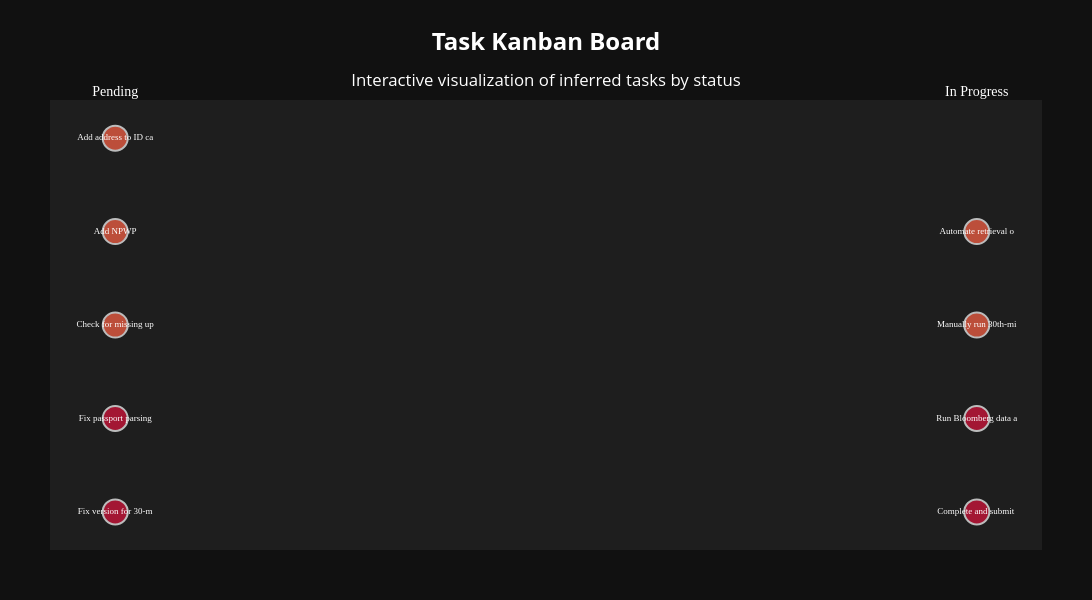

Notebook cell for this chart:
### Code cell
# Section 4: Create Kanban Board Visualization

# Define color schemes
status_colors = {
    "Pending": "#FFA500",  # Orange
    "In Progress": "#4169E1",  # Royal Blue
    "Completed": "#28A745",  # Green
}

priority_colors = {
    "High": "#DC143C",  # Crimson
    "Medium": "#FF6347",  # Tomato
    "Low": "#90EE90",  # Light Green
}

# Prepare data for Kanban board
kanban_data = df.sort_values(["status_order", "priority_order", "due_date"])

# Create status columns
statuses = ["Pending", "In Progress", "Completed"]

# Create figure with subplots
fig = go.Figure()

# Add traces for each status column
x_positions = {status: i for i, status in enumerate(statuses)}

for status in statuses:
    status_df = kanban_data[kanban_data["status"] == status]

    # Create hover text with task details
    hover_texts = []
    for idx, row in status_df.iterrows():
        hover_text = (
            f"<b>{row['title']}</b><br>"
            f"ID: {row['id']}<br>"
            f"Assignee: {row['assignee']}<br>"
            f"Priority: {row['priority']}<br>"
            f"Due: {row['due_date_display']}<br>"
            f"Chat: {row['chat_name']}<br>"
            f"Description: {row['description'][:100]}..."
        )
        hover_texts.append(hover_text)

    # Create scatter plot for this status
    fig.add_trace(
        go.Scatter(
            x=[x_positions[status]] * len(status_df),
            y=list(range(len(status_df))),
            mode="markers+text",
            marker=dict(
                size=25,
                color=[priority_colors[p] for p in status_df["priority"]],
                opacity=0.7,
                line=dict(width=2, color="white"),
            ),
            text=status_df["title"].str[:20],
            textposition="middle center",
            textfont=dict(size=9, color="white", family="Arial Black"),
            hovertext=hover_texts,
            hoverinfo="text",
            name=status,
            showlegend=False,
        )
    )

# Update layout with dark theme
fig.update_layout(
    title={
        "text": "<b>Task Kanban Board</b><br><sub>Interactive visualization of inferred tasks by status</sub>",
        "x": 0.5,
        "xanchor": "center",
        "font": {"size": 24, "color": "#ffffff"},
    },
    xaxis=dict(
        tickvals=list(x_positions.values()),
        ticktext=list(x_positions.keys()),
        showgrid=False,
        zeroline=False,
        tickfont=dict(size=14, family="Arial Black", color="#ffffff"),
        side="top",
    ),
    yaxis=dict(showticklabels=False, showgrid=False, zeroline=False),
    plot_bgcolor="#1e1e1e",
    paper_bgcolor="#111111",
    height=600,
    width=1200,
    hovermode="closest",
    margin=dict(l=50, r=50, t=100, b=50),
)

fig.show()

print(f"\nKanban Board Statistics:")
print(f"Total tasks: {len(kanban_data)}")
for status in statuses:
    count = len(kanban_data[kanban_data["status"] == status])
    print(f"{status}: {count} tasks")

### Figure 1 — Plotly figure (JSON) as saved in the notebook; plotly's stock layout.template omitted (floating-point values rounded to 4 significant figures)
{"data": [{"hoverinfo": "text", "hovertext": ["<b>Fix version for 30-minute intervals</b><br>ID: task_001<br>Assignee: Nguyen Minh Vu<br>Priority: High<br>Due: 2026-03-31<br>Chat: David Kuan<br>Description: Provide a fix version for handling files arriving at 30-minute intervals....", "<b>Fix passport parsing issue</b><br>ID: 1<br>Assignee: Nguyen Minh Vu<br>Priority: High<br>Due: No due date<br>Chat: In-house AI Devs<br>Description: Investigate and resolve the issue where the passport number is not being parsed. Ensure all passport...", "<b>Check for missing uploads</b><br>ID: task_003<br>Assignee: Nguyen Minh Vu<br>Priority: Medium<br>Due: 2026-03-30<br>Chat: David Kuan<br>Description: Check for any missing uploads today and force re-upload if necessary....", "<b>Add NPWP</b><br>ID: 2<br>Assignee: Nguyen Minh Vu<br>Priority: Medium<br>Due: 2026-03-31<br>Chat: In-house AI Devs<br>Description: Obtain and add NPWP to the system....", "<b>Add address to ID card system</b><br>ID: 3<br>Assignee: Nguyen Minh Vu<br>Priority: Medium<br>Due: No due date<br>Chat: In-house AI Devs<br>Description: Ensure that the address field is added to the ID card system...."], "marker": {"color": ["#DC143C", "#DC143C", "#FF6347", "#FF6347", "#FF6347"], "line": {"color": "white", "width": 2}, "opacity": 0.7, "size": 25}, "mode": "markers+text", "name": "Pending", "showlegend": false, "text": ["Fix version for 30-m", "Fix passport parsing", "Check for missing up", "Add NPWP", "Add address to ID ca"], "textfont": {"color": "white", "family": "Arial Black", "size": 9}, "textposition": "middle center", "type": "scatter", "x": [0, 0, 0, 0, 0], "y": [0, 1, 2, 3, 4]}, {"hoverinfo": "text", "hovertext": ["<b>Complete and submit the report</b><br>ID: task-1<br>Assignee: Nguyen Minh Vu<br>Priority: High<br>Due: 2026-04-01<br>Chat: Report for Genesis<br>Description: Finish the report and submit it. The new version is expected by Wednesday....", "<b>Run Bloomberg data automation</b><br>ID: task-001<br>Assignee: Nguyen Minh Vu<br>Priority: High<br>Due: No due date<br>Chat: Risk transformation to AI/ML<br>Description: Ensure Bloomberg data automation is running smoothly using the latest files provided....", "<b>Manually run 30th-minute files</b><br>ID: task_002<br>Assignee: Nguyen Minh Vu<br>Priority: Medium<br>Due: 2026-03-30<br>Chat: David Kuan<br>Description: Manually run processes for the 30th-minute files to ensure no uploads are missed....", "<b>Automate retrieval of cofounding and EOD reports</b><br>ID: task-002<br>Assignee: Nguyen Minh Vu<br>Priority: Medium<br>Due: 2026-03-31<br>Chat: Risk transformation to AI/ML<br>Description: Automate the process of retrieving the cofounding file from the midday report and the EOD file via e..."], "marker": {"color": ["#DC143C", "#DC143C", "#FF6347", "#FF6347"], "line": {"color": "white", "width": 2}, "opacity": 0.7, "size": 25}, "mode": "markers+text", "name": "In Progress", "showlegend": false, "text": ["Complete and submit ", "Run Bloomberg data a", "Manually run 30th-mi", "Automate retrieval o"], "textfont": {"color": "white", "family": "Arial Black", "size": 9}, "textposition": "middle center", "type": "scatter", "x": [1, 1, 1, 1], "y": [0, 1, 2, 3]}, {"hoverinfo": "text", "hovertext": [], "marker": {"color": [], "line": {"color": "white", "width": 2}, "opacity": 0.7, "size": 25}, "mode": "markers+text", "name": "Completed", "showlegend": false, "text": [], "textfont": {"color": "white", "family": "Arial Black", "size": 9}, "textposition": "middle center", "type": "scatter", "x": [], "y": []}], "layout": {"height": 600, "hovermode": "closest", "margin": {"b": 50, "l": 50, "r": 50, "t": 100}, "paper_bgcolor": "#111111", "plot_bgcolor": "#1e1e1e", "title": {"font": {"color": "#ffffff", "size": 24}, "text": "<b>Task Kanban Board</b><br><sub>Interactive visualization of inferred tasks by status</sub>", "x": 0.5, "xanchor": "center"}, "width": 1200, "xaxis": {"showgrid": false, "side": "top", "tickfont": {"color": "#ffffff", "family": "Arial Black", "size": 14}, "ticktext": ["Pending", "In Progress", "Completed"], "tickvals": [0, 1, 2], "zeroline": false}, "yaxis": {"showgrid": false, "showticklabels": false, "zeroline": false}}}
